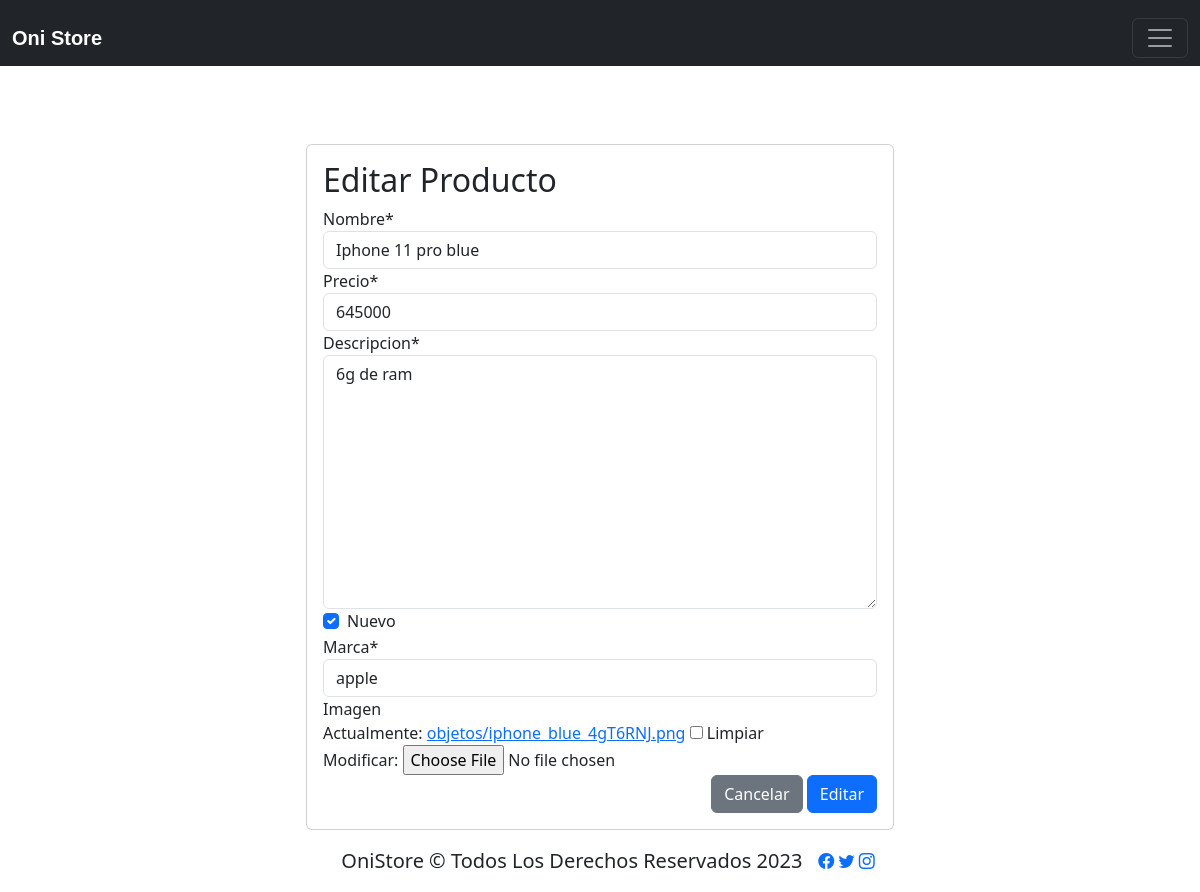
Page /modificar-producto/12/ (signed in) on the committed database.
### app/models.py (models this page shows, shortened)
class Productos(models.Model):
    nombre = models.CharField(max_length=50)
    precio = models.IntegerField()
    descripcion = models.TextField()
    nuevo = models.BooleanField()
    marca = models.ForeignKey(Marca, on_delete=models.PROTECT)
    imagen = models.ImageField(upload_to="objetos", null=True)

class Marca(models.Model):
    nombre= models.CharField(max_length=50)
    def __str__(self):
        return self.nombre

### app/views.py (the view, shortened to what this page needs)
# urls.py: path('modificar-producto/<id>/', modificar_producto, name="modificar_producto"),
@permission_required('app.change_prodcuto')
def modificar_producto(request, id):
    producto = get_object_or_404(Productos, id=id)
    data = {
        'form': ProductoForm(instance=producto)
    }
    return render(request, 'app/newproducto/modificar.html', data)

### app/forms.py (shortened to what this page needs)
class ProductoForm(forms.ModelForm):
    precio=forms.IntegerField(min_value=30000, max_value=10000000)
    nombre=forms.CharField(min_length=5)
    imagen = forms.ImageField(required=False)
    class Meta:
        model = Productos
        fields ="__all__"

### app/templates/app/newproducto/modificar.html (shortened to what this page needs)
{% extends 'app/base.html' %}
{% block content %}
{% load static %}
{% load crispy_forms_tags%}
<br>
<br>
<br>
<br>
<br>
<br>
        <div class="row">
            <div class="col-12 col-md-6 offset-md-3  ">
                <div class="card">
                    <div class="card-body">
                        <h2>Editar Producto</h2>
                <form action="" method="post" enctype="multipart/form-data">
                    {{form | crispy}}
                    <div class="d-flex justify-content-end">
                        <input type="reset" value="Cancelar" class="btn btn-secondary">
                        <input type="submit" value="Editar" class="btn btn-primary">
                    </div>
                </form>
            </div>
        </div>
    </div>
</div>
{% endblock %}

### rows in the picture
Productos: nombre "Iphone 11 pro blue", precio "645000", descripcion "6g de ram", nuevo "☑", marca "apple"
